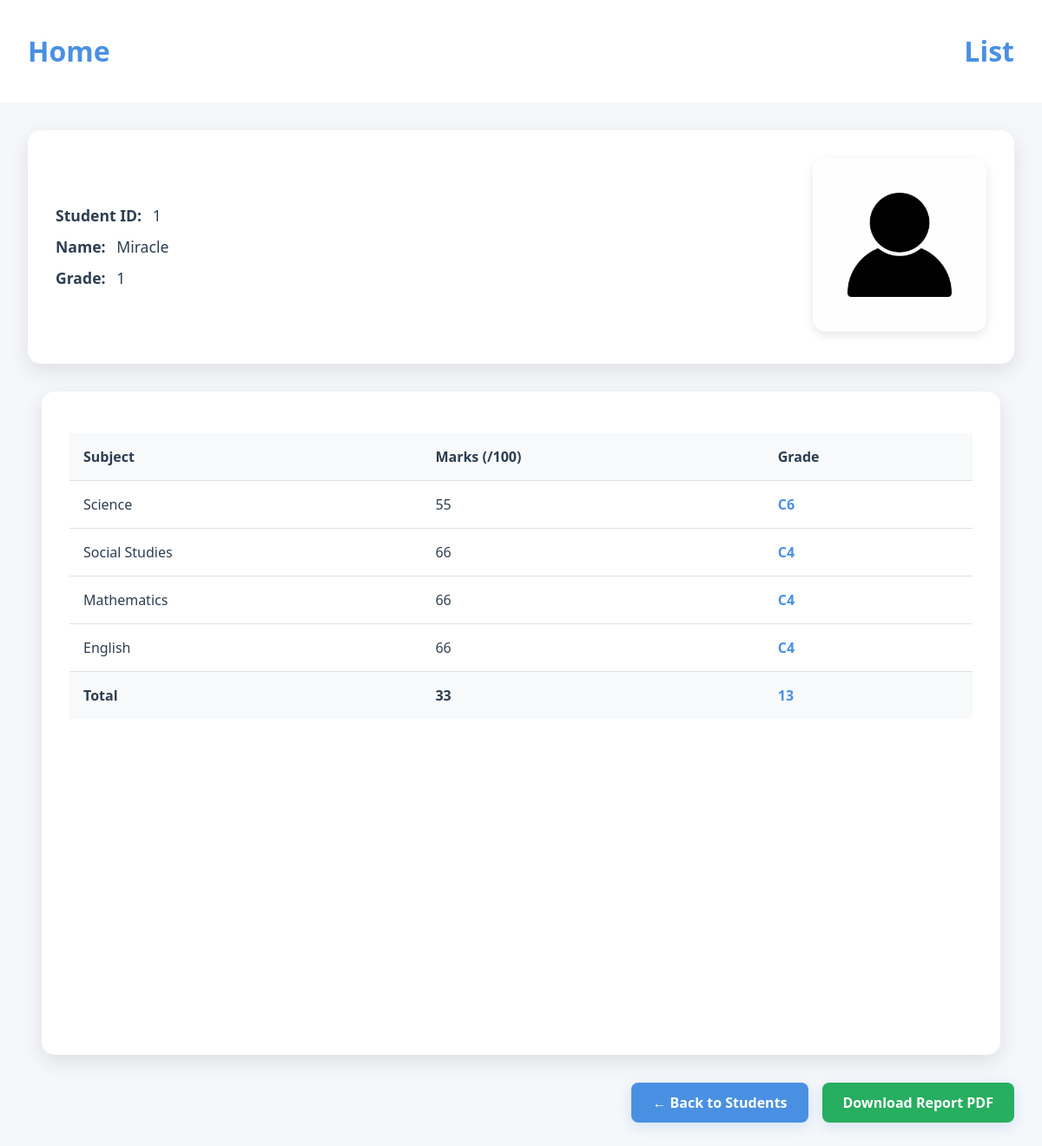
/studentdetail/1 (signed in), run on an earlier commit of the app's database.
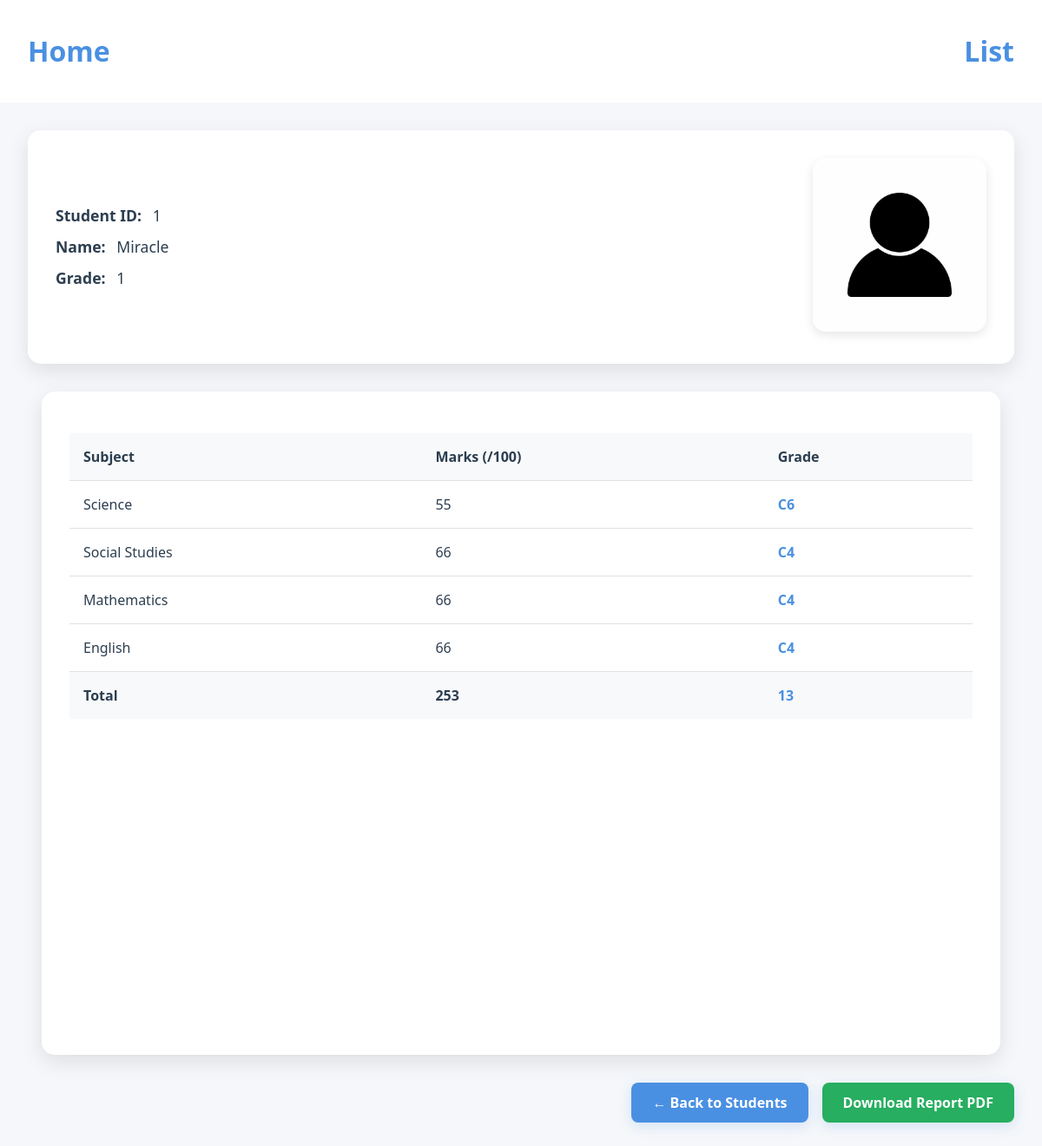
And on a later commit of the database.
### ple_app/models.py (models this page shows, shortened)
class Student_Model(models.Model):
    Name = models.CharField(max_length=30 , null = False)
    SST = models.IntegerField(null=False)
    ENG = models.IntegerField(null=False)
    SCI = models.IntegerField(null=False)
    MTC = models.IntegerField(null=False)
    AGG = models.IntegerField(null=True)
    TOTAL = models.IntegerField(null=True, editable=False)  # Made editable=False since it's auto-calculated
    Grade = models.IntegerField(null=True)
    Student_image = models.ImageField(upload_to='images/images/', default='images/images/profile-icon.jpg')
    Date_Created = models.DateTimeField(auto_now_add=True , null=False)

### ple_app/views.py (the view)
# urls.py: path('studentdetail/<int:pk>' , StudentDetailView.as_view() ,name = 'student_detail'),
class StudentDetailView(LoginRequiredMixin , DetailView):
    model = Student_Model
    template_name = 'student_detail.html'
    context_object_name = 'description'
    def get_context_data(self, **kwargs):
        context = super().get_context_data(**kwargs)
        context['grades'] = GradesModel.objects.filter(student = self.object)
        return context

### templates/student_detail.html (shortened to what this page needs)
{%extends 'base.html'%}
{%load static%}
    {%block extra_css%}
    <link rel="stylesheet" href="{%static 'css/detail.css'%}">
    {%endblock%}
{%block content%}
    <div class="student_detail">
        <div class="head">
            <div class="student-info">
                <h3><strong>Student ID:</strong> {{description.id}}</h3>
                <h3><strong>Name:</strong> {{description.Name}}</h3>
                <h3><strong>Grade:</strong> {{description.Grade}}</h3>
            </div>
            <div class="student-picture">
                <img src="{{description.Student_image.url}}" alt="Student Photo">
            </div>
        </div>
        <div class="table">
            <table>
                <thead>
                    <tr>
                        <th>Subject</th>
                        <th>Marks (/100)</th>
                        <th>Grade</th>
                    </tr>
                </thead>
                <tbody>
                    {% for grade in grades|slice:":1" %}
                    <tr>
                        <td>Science</td>
                        <td>{{description.SCI}}</td>
                        <td>{{grade.SCI_GRADE}}</td>
                    </tr>
                    <tr>
                        <td>Social Studies</td>
                        <td>{{description.SST}}</td>
                        <td>{{grade.SST_GRADE}}</td>
                    </tr>
                    <tr>
                        <td>Mathematics</td>
                        <td>{{description.MTC}}</td>
                        <td>{{grade.MTC_GRADE}}</td>
                    </tr>
                    <tr>
                        <td>English</td>
                        <td>{{description.ENG}}</td>
                        <td>{{grade.ENG_GRADE}}</td>
                    </tr>
                    <tr>
                        <td>Total</td>
                        <td>{{description.TOTAL}}</td>
                        <td>{{description.AGG}}</td>
                    </tr>
                    {% endfor %}
                </tbody>
            </table>
        </div>
        <div class="action-buttons">
            <a href="{% url 'students_list' %}" class="action-button">
                ← Back to Students
            </a>
            <a href="{% url 'generate_pdf' description.pk %}" class="action-button download-button">
                Download Report PDF
            </a>
        </div>
    </div>
{%endblock%}

What changed in the data, as far as the page shows it:
changed Student_Model "Miracle": TOTAL "33" → "253"
